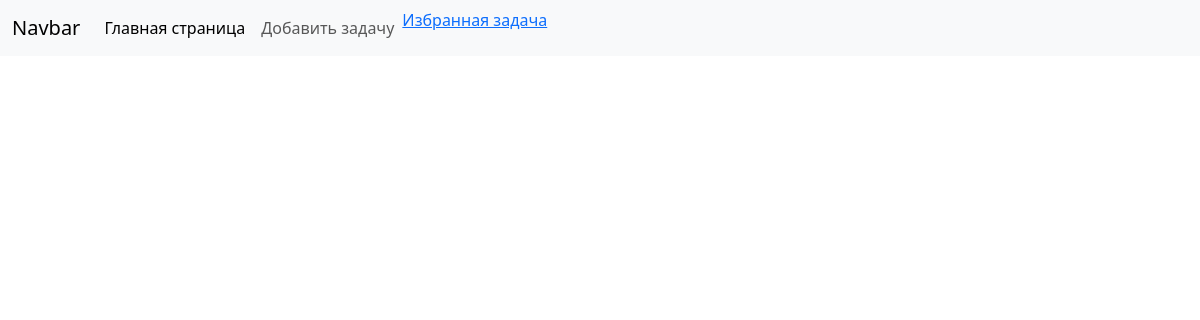
/, run on an earlier commit of the app's database.
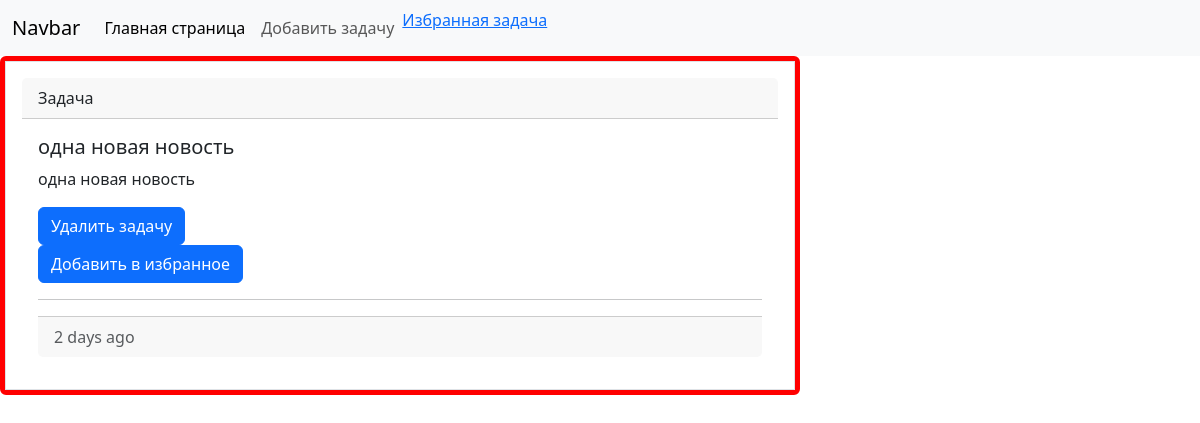
And on a later commit of the database.
### project_app/models.py (models this page shows, shortened)
class Task(models.Model):
    title = models.CharField(max_length=150, verbose_name='Название задачи')
    descriptions = models.TextField(verbose_name='Описание', blank=True)
    created_at = models.DateTimeField(verbose_name='Дата создания', auto_now_add=True)
    updated_at = models.DateTimeField(verbose_name='Дата обновления', auto_now=True)
    finish_data = models.DateField(verbose_name='Дата окончания', null=True)
    priority_task = models.CharField(verbose_name='Приоритет задачи', max_length=50)
    user = models.ForeignKey(User, on_delete=models.CASCADE, verbose_name='Пользователь')

### project_app/views.py (the view)
# urls.py: path('', index, name='index'),
def index(request):
    task = Task.objects.all()
    context = {
        'task': task
    }
    return render(request, 'index.html', context)

### project_app/templates/index.html (shortened to what this page needs)
{% extends 'base.html' %}
{% block context %}
    {% for item in task %}
<div class="card">
  <div class="card-body border">
    <div class="card-header">
        Задача
    </div>
    <div class="card-body">
      <h5 class="card-title">{{ item.title }}</h5>
      <p class="card-text">{{ item.descriptions }}</p>
      <a href="#" class="btn btn-primary">Удалить задачу</a>
      {% if task %}
      <form action="{% url 'add_to_favorite' task_id=item.id %}" method="post">
        <button class="btn btn-primary" type="submit">Добавить в избранное</button>
      </form>
      {% endif %}
        <hr>
      <div class="card-footer text-body-secondary">
        2 days ago
      </div>
    </div>
  </div>
</div>
{% endfor %}
{% endblock %}

### project_app/templates/base.html (shortened to what this page needs)
<!DOCTYPE html>
{% load static %}
<html lang="en" xmlns="http://www.w3.org/1999/html">
<head>
    <link href="https://cdn.jsdelivr.net/npm/bootstrap@5.3.2/dist/css/bootstrap.min.css" rel="stylesheet">
    <link rel="stylesheet" href="{% static 'css/style.css' %}">
</head>
<body>
{% include 'inc/_navbar.html' %}
<div class="col-md-8">
{% block context %}
{% endblock %}
</div>
</body>
</html>

### project_app/templates/inc/_navbar.html (shortened to what this page needs)
<nav class="navbar navbar-expand-lg bg-body-tertiary">
  <div class="container-fluid">
    <a class="navbar-brand" href="#">Navbar</a>
    <div class="collapse navbar-collapse" id="navbarSupportedContent">
      <ul class="navbar-nav me-auto mb-2 mb-lg-0">
        <li class="nav-item">
          <a class="nav-link active" aria-current="page" href="{% url 'index' %}">Главная страница</a>
        </li>
        <li class="nav-item">
          <a class="nav-link" href="{% url 'create_task' %}">Добавить задачу</a>
        </li>
        <li class="nav-item">
          <a class="nav_item" href="{% url 'favorite_task' %}">Избранная задача</a>
        </li>
      </ul>
    </div>
  </div>
</nav>

### static/css/style.css (style rules this page uses)
.card { border: 5px solid red; }

What changed in the data, as far as the page shows it:
added Task: title "одна новая новость", descriptions "одна новая новость"
